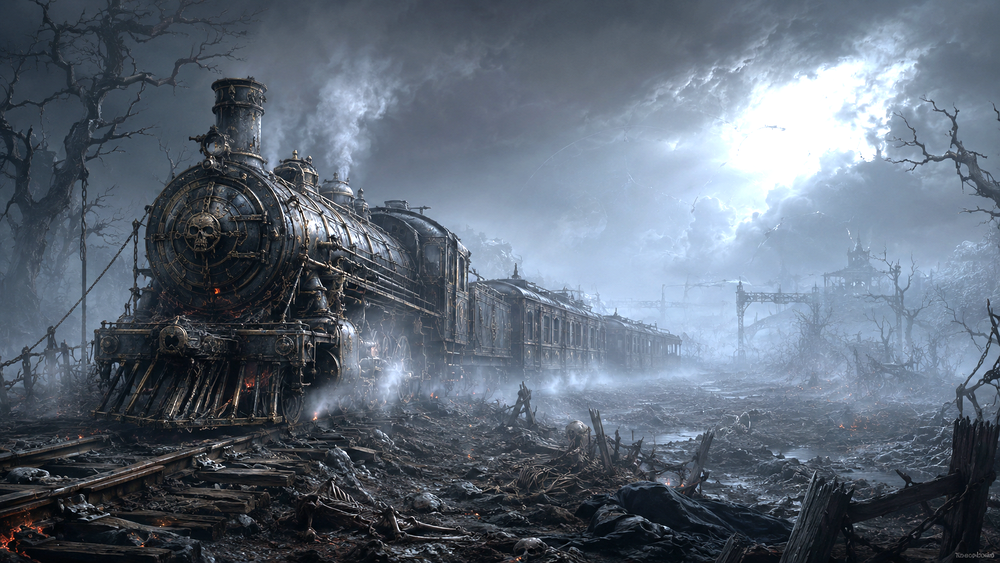
#> input picture assets/bg/bg_defeat.png, 1000 x 563 px, shrunk from 1672 x 941 before the run; its folder holds only this picture in this run
$ python brighten_assets.py
#> lines starting #> are read from the running program, lines starting #| are printed output that depends on the picture
# -*- coding: utf-8 -*-
"""物理提亮美术资源（直接修改 PNG 像素，任何浏览器渲染一致）
用法：python scripts/brighten_assets.py
- 背景图亮度 +35%（RGB 不透明）
- 敌人立绘亮度 +45%（保持透明通道）
- 车厢/地图资源 +25%
- 卡牌底框 +15%（本身较亮）
- 英雄立绘 +20%
"""
from pathlib import Path
from PIL import Image, ImageEnhance

ROOT = Path(__file__).resolve().parent.parent / 'public' / 'assets'

# 目录 → 亮度倍率
PLAN = {
    'bg': 1.55,          # 背景图（都很暗，物理提亮为主）
    'enemies': 1.45,     # 敌人立绘（暗）
    'heroes': 1.2,       # 英雄立绘
    'train': 1.25,       # 车厢顶部/剪影（剪影保持黑：亮度1.0）
    'map': 1.3,          # 节点图标/铁轨
    'cards': 1.15,       # 品质底框
    'ui': 1.1,           # 按钮/图标/表盘
}


def brighten(path: Path, mult: float):
#> called with mult = 1.55
    if mult <= 1.0:
        return False
    img = Image.open(path)
#> img is the input picture: PIL image 1000x563 RGB; mean R, G, B 94.3, 105.7, 119.8
    has_alpha = img.mode in ('RGBA', 'LA')
#> has_alpha = False
    if has_alpha:
        # 分离 alpha，只提亮 RGB
        rgba = img.convert('RGBA')
        rgb = rgba.convert('RGB')
        rgb = ImageEnhance.Brightness(rgb).enhance(mult)
        rgb.putalpha(rgba.getchannel('A'))
        img = rgb
    else:
        img = ImageEnhance.Brightness(img).enhance(mult)
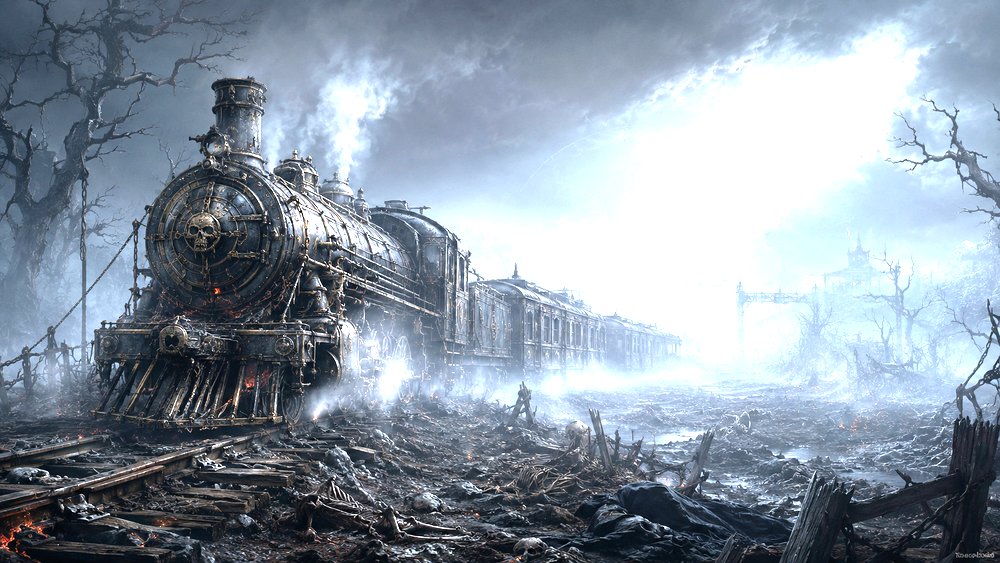
#> img: PIL image 1000x563 RGB; mean R, G, B 139.5, 152.8, 166.7
    img.save(path)
    return True


total = 0
for sub, mult in PLAN.items():
    folder = ROOT / sub
    if not folder.exists():
        continue
    for f in sorted(folder.rglob('*.png')):
        # 列车剪影保持黑色剪影（提亮无意义且破坏效果）
        if 'silhouette' in f.name:
            continue
        if brighten(f, mult):
            total += 1
#> (the run stopped early here; a loop or call above may not have finished)
